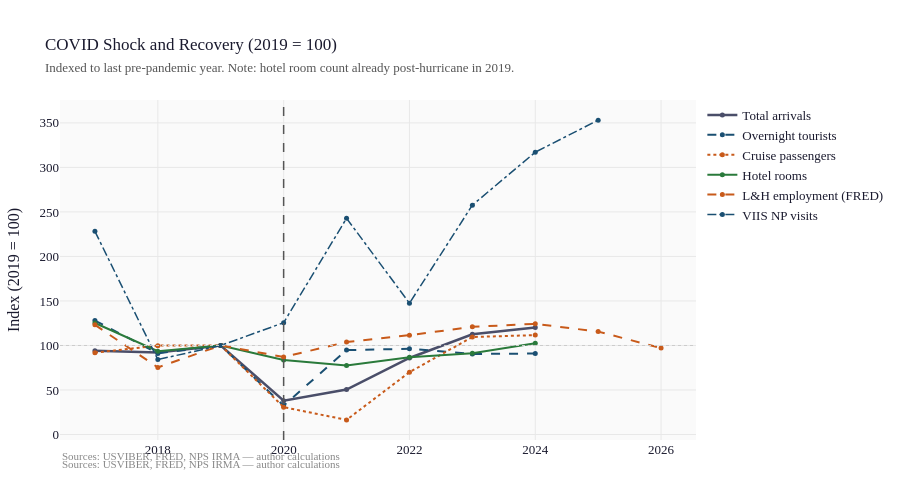

Source (notebook cell):
### Markdown cell above
---
## 5. COVID Shock Depth and Recovery

### Code cell
# Using 2019 as the COVID baseline (last pre-pandemic year)
BASE_COVID = 2019

series_covid = {
    "Total arrivals": _index(tour, "year", "total_visitors", BASE_COVID),
    "Overnight tourists": _index(tour, "year", "tourists", BASE_COVID),
    "Cruise passengers": _index(tour, "year", "cruise_passengers", BASE_COVID),
    "Hotel rooms": _index(tour, "year", "hotel_rooms", BASE_COVID),
    "L&H employment (FRED)": _index(fred_ann, "year", "emp_sa_avg", BASE_COVID),
    "VIIS NP visits": _index(
        viis_ann.query("year >= 2015"), "year", "recreation_visitors", BASE_COVID
    ),
}

fig = go.Figure()
for name, color, dash, width in series_styles:
    if name not in series_covid or series_covid[name] is None:
        continue
    sub = series_covid[name].query("year >= 2017").dropna()
    fig.add_trace(
        go.Scatter(
            x=sub["year"],
            y=sub["idx"],
            mode="lines+markers",
            name=name,
            line=dict(color=color, dash=dash, width=width),
            marker=dict(size=5),
        )
    )

fig.add_hline(
    y=100,
    line=dict(color="#ccc", width=1, dash="dot"),
    annotation_text="2019 = 100",
    annotation_position="right",
    annotation_font=dict(size=10, color="#999"),
)
fig.add_vline(
    x=2020,
    line=dict(color="#555", width=1.5, dash="dash"),
    annotation_text="COVID-19",
    annotation_position="top",
    annotation_font=dict(size=10, color="#444"),
)

fig.update_layout(
    title=dict(
        text="COVID Shock and Recovery (2019 = 100)<br>"
        '<span style="font-size:13px;color:#555">Indexed to last pre-pandemic year. Note: hotel room count already post-hurricane in 2019.</span>',
        font=dict(size=17),
    ),
    yaxis_title="Index (2019 = 100)",
    height=500,
    legend=dict(orientation="v", yanchor="top", y=1, xanchor="left", x=1.01),
    margin=dict(r=180),
    annotations=[
        dict(
            xref="paper",
            yref="paper",
            x=0,
            y=-0.07,
            text='<span style="color:#888;font-size:11px">Sources: USVIBER, FRED, NPS IRMA — author calculations</span>',
            showarrow=False,
            xanchor="left",
        )
    ],
)
fig.show()

### Figure 1 — Plotly figure (JSON) as saved in the notebook; plotly's stock layout.template omitted (floating-point values rounded to 4 significant figures)
{"data": [{"line": {"color": "#4a4e69", "dash": "solid", "width": 2.5}, "marker": {"size": 5}, "mode": "lines+markers", "name": "Total arrivals", "type": "scatter", "x": [2017, 2018, 2019, 2020, 2021, 2022, 2023, 2024], "y": [94.16, 92.16, 100.0, 37.99, 50.49, 85.95, 112.6, 120.1]}, {"line": {"color": "#1a4f72", "dash": "dash", "width": 2}, "marker": {"size": 5}, "mode": "lines+markers", "name": "Overnight tourists", "type": "scatter", "x": [2017, 2018, 2019, 2020, 2021, 2022, 2023, 2024], "y": [128.0, 91.12, 100.0, 32.44, 94.78, 96.32, 90.43, 90.98]}, {"line": {"color": "#c85a1a", "dash": "dot", "width": 2}, "marker": {"size": 5}, "mode": "lines+markers", "name": "Cruise passengers", "type": "scatter", "x": [2017, 2018, 2019, 2020, 2021, 2022, 2023, 2024], "y": [91.91, 99.83, 100.0, 30.73, 16.43, 70.0, 109.5, 111.6]}, {"line": {"color": "#2a7a3b", "dash": "solid", "width": 2}, "marker": {"size": 5}, "mode": "lines+markers", "name": "Hotel rooms", "type": "scatter", "x": [2017, 2018, 2019, 2020, 2021, 2022, 2023, 2024], "y": [125.2, 93.57, 100.0, 83.74, 77.61, 86.85, 91.41, 102.5]}, {"line": {"color": "#c85a1a", "dash": "dash", "width": 2}, "marker": {"size": 5}, "mode": "lines+markers", "name": "L&H employment (FRED)", "type": "scatter", "x": [2017, 2018, 2019, 2020, 2021, 2022, 2023, 2024, 2025, 2026], "y": [123.1, 75.37, 100.0, 87.09, 103.9, 111.6, 120.9, 124.3, 115.6, 97.13]}, {"line": {"color": "#1a4f72", "dash": "dashdot", "width": 1.5}, "marker": {"size": 5}, "mode": "lines+markers", "name": "VIIS NP visits", "type": "scatter", "x": [2017, 2018, 2019, 2020, 2021, 2022, 2023, 2024, 2025], "y": [228.2, 84.17, 100.0, 125.6, 242.9, 147.5, 257.6, 317.1, 353.1]}], "layout": {"annotations": [{"font": {"color": "#999", "size": 10}, "showarrow": false, "text": "<span style=\"color:#888;font-size:11px\">Sources: USVIBER, FRED, NPS IRMA — author calculations</span>", "x": 0, "xanchor": "left", "xref": "paper", "y": -0.07, "yanchor": "middle", "yref": "paper"}, {"font": {"color": "#444", "size": 10}, "showarrow": false, "text": "<span style=\"color:#888;font-size:11px\">Sources: USVIBER, FRED, NPS IRMA — author calculations</span>", "x": 0, "xanchor": "left", "xref": "paper", "y": -0.07, "yanchor": "bottom", "yref": "paper"}], "height": 500, "legend": {"orientation": "v", "x": 1.01, "xanchor": "left", "y": 1, "yanchor": "top"}, "margin": {"r": 180}, "shapes": [{"line": {"color": "#ccc", "dash": "dot", "width": 1}, "type": "line", "x0": 0, "x1": 1, "xref": "x domain", "y0": 100, "y1": 100, "yref": "y"}, {"line": {"color": "#555", "dash": "dash", "width": 1.5}, "type": "line", "x0": 2020, "x1": 2020, "xref": "x", "y0": 0, "y1": 1, "yref": "y domain"}], "title": {"font": {"size": 17}, "text": "COVID Shock and Recovery (2019 = 100)<br><span style=\"font-size:13px;color:#555\">Indexed to last pre-pandemic year. Note: hotel room count already post-hurricane in 2019.</span>"}, "yaxis": {"title": {"text": "Index (2019 = 100)"}}}}
